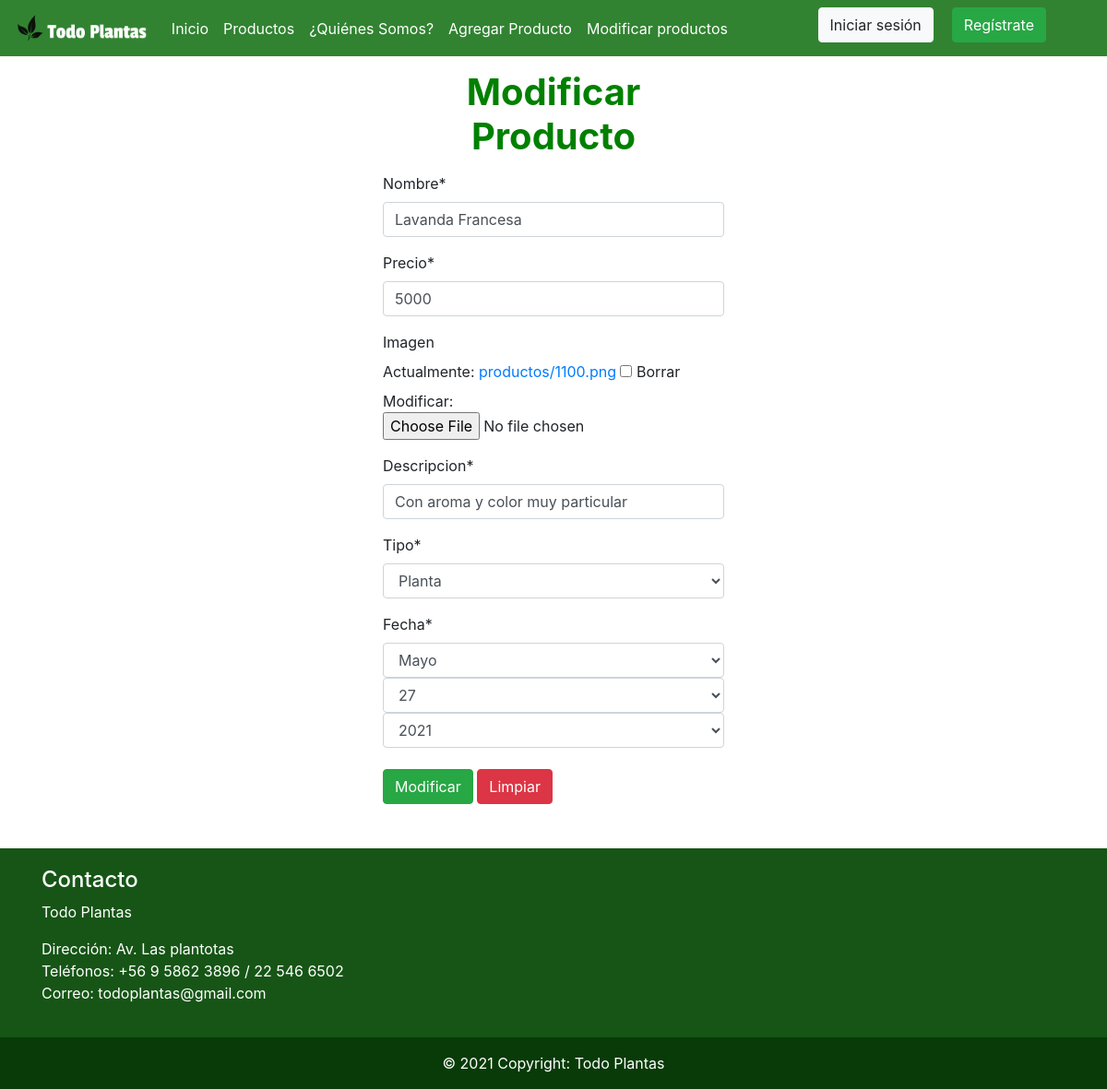
Page /modificarproducto/12/ on the committed database.
### app/models.py (models this page shows, shortened)
class Producto(models.Model):
    nombre = models.CharField(max_length=40)
    precio = models.IntegerField()
    imagen = models.ImageField(null=True, blank=True, upload_to= "productos")
    descripcion = models.CharField(max_length=60)
    tipo = models.ForeignKey(TipoProducto, on_delete=models.CASCADE)
    fecha = models.DateField()

class TipoProducto(models.Model):
    tipo = models.CharField(max_length=40)
    def __str__(self):
        return self.tipo

### app/views.py (the view)
# urls.py: path('modificarproducto/<id>/', modificar_producto, name="modificar_producto"),
def modificar_producto(request, id):
    producto = Producto.objects.get(id=id)
    datos = {
        'form' : ProductoForm(instance=producto)
    }
    if request.method == 'POST':
        formulario = ProductoForm(request.POST,request.FILES,instance=producto)
        if formulario.is_valid():
            formulario.save()
            datos['mensaje'] = "Producto modificado correctamente"
            datos['form'] = formulario
    return render(request, 'app/modificar_producto.html', datos)

### app/forms.py
class ProductoForm(ModelForm):
    nombre = forms.CharField(min_length=4,max_length=40)
    precio = forms.IntegerField(min_value=2000)
    descripcion = forms.CharField(min_length=5, max_length=60)
    class Meta:
        model = Producto
        fields = ['nombre','precio', 'imagen','descripcion','tipo', 'fecha']
        widgets = {
            'fecha': forms.SelectDateWidget(years=range(2015, 2030))
        }

### app/templates/app/modificar_producto.html (shortened to what this page needs)
{% extends 'app/base.html' %}
{% load static %}
{% block contenido %}
{% load crispy_forms_tags %}
<div class="container-fluid" style="margin-bottom: 4%;">
    <div class="row">
        <div class="col-12 col-md-4 offset-md-4">
            <h1 class= "text-center" style="margin-top: 4%; margin-bottom: 4%; color: green; font-weight: bold;">Modificar Producto</h1>
            <form action="" method="POST" enctype="multipart/form-data">
                <table>
                    {{ form | crispy }}
                </table>
                <div style="margin-top: 2%;">
                    <input type="submit" class="btn btn-success" value="Modificar">
                    <input type="reset" class="btn btn-danger" value="Limpiar">
                </div>
            </form>
        </div>
    </div>
</div>
{% endblock %}

### rows in the picture
Producto: nombre "Lavanda Francesa", precio "5000", descripcion "Con aroma y color muy particular"
TipoProducto: tipo "Planta"
